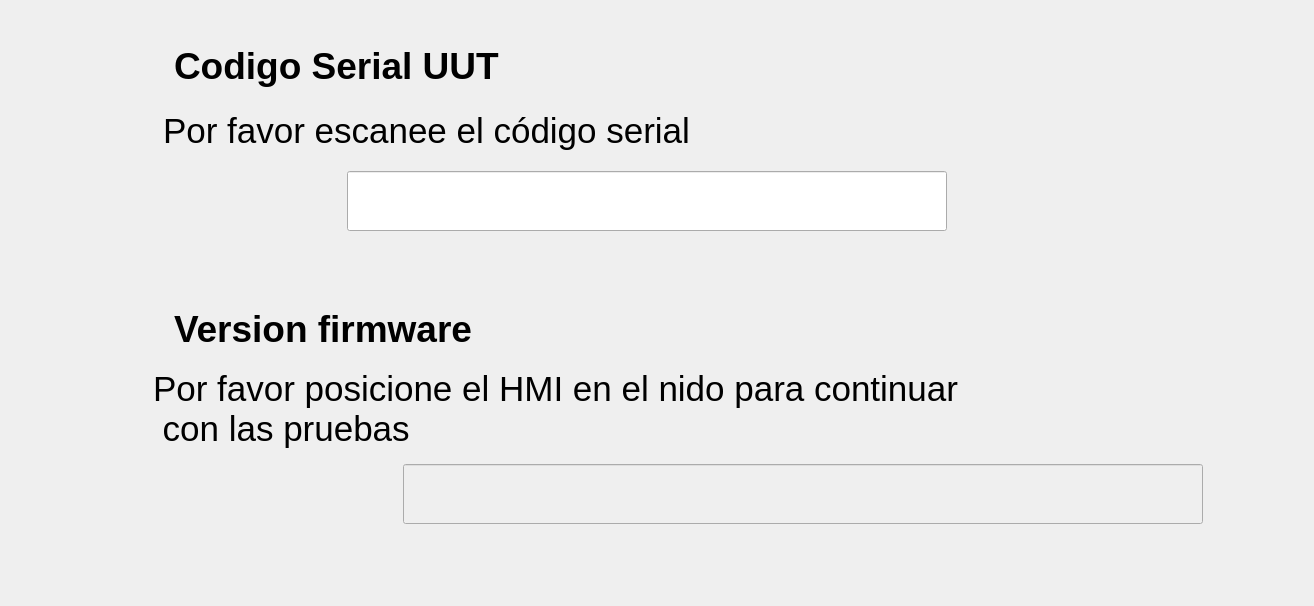
      <widget class="QWidget" name="page_5">
       <layout class="QGridLayout" name="gridLayout_3">
        <item row="0" column="0">
         <layout class="QVBoxLayout" name="verticalLayout_11">
          <property name="spacing">
           <number>15</number>
          </property>
          <property name="leftMargin">
           <number>30</number>
          </property>
          <property name="topMargin">
           <number>30</number>
          </property>
          <item>
           <layout class="QVBoxLayout" name="verticalLayout_12">
            <property name="topMargin">
             <number>0</number>
            </property>
            <item>
             <layout class="QHBoxLayout" name="horizontalLayout_11">
              <property name="leftMargin">
               <number>30</number>
              </property>
              <item>
               <widget class="QLabel" name="lblTest1">
                <property name="minimumSize">
                 <size>
                  <width>50</width>
                  <height>50</height>
                 </size>
                </property>
                <property name="maximumSize">
                 <size>
                  <width>60</width>
                  <height>60</height>
                 </size>
                </property>
                <property name="text">
                 <string/>
                </property>
                <property name="pixmap">
                 <pixmap resource="../resources/resources.qrc">:/resources/number-1 (1).png</pixmap>
                </property>
                <property name="scaledContents">
                 <bool>true</bool>
                </property>
               </widget>
              </item>
              <item>
               <spacer name="horizontalSpacer_30">
                <property name="orientation">
                 <enum>Qt::Horizontal</enum>
                </property>
                <property name="sizeType">
                 <enum>QSizePolicy::Fixed</enum>
                </property>
                <property name="sizeHint" stdset="0">
                 <size>
                  <width>28</width>
                  <height>20</height>
                 </size>
                </property>
               </spacer>
              </item>
              <item>
               <widget class="QLabel" name="lblCode">
                <property name="minimumSize">
                 <size>
                  <width>450</width>
                  <height>50</height>
                 </size>
                </property>
                <property name="maximumSize">
                 <size>
                  <width>16777215</width>
                  <height>50</height>
                 </size>
                </property>
                <property name="font">
                 <font>
                  <pointsize>28</pointsize>
                  <weight>75</weight>
                  <bold>true</bold>
                 </font>
                </property>
                <property name="text">
                 <string>Codigo Serial UUT</string>
                </property>
               </widget>
              </item>
              <item>
               <spacer name="horizontalSpacer_29">
                <property name="orientation">
                 <enum>Qt::Horizontal</enum>
                </property>
                <property name="sizeType">
                 <enum>QSizePolicy::Fixed</enum>
                </property>
                <property name="sizeHint" stdset="0">
                 <size>
                  <width>328</width>
                  <height>20</height>
                 </size>
                </property>
               </spacer>
              </item>
             </layout>
            </item>
            <item>
             <layout class="QHBoxLayout" name="horizontalLayout_23">
              <property name="spacing">
               <number>12</number>
              </property>
              <property name="leftMargin">
               <number>50</number>
              </property>
              <item>
               <widget class="QLabel" name="lblCode_3">
                <property name="minimumSize">
                 <size>
                  <width>50</width>
                  <height>50</height>
                 </size>
                </property>
                <property name="maximumSize">
                 <size>
                  <width>60</width>
                  <height>60</height>
                 </size>
                </property>
                <property name="text">
                 <string/>
                </property>
                <property name="pixmap">
                 <pixmap>:/resources/UX icons/informacion.png</pixmap>
                </property>
                <property name="scaledContents">
                 <bool>true</bool>
                </property>
                <property name="wordWrap">
                 <bool>false</bool>
                </property>
               </widget>
              </item>
              <item>
               <widget class="QLabel" name="label_2">
                <property name="minimumSize">
                 <size>
                  <width>560</width>
                  <height>30</height>
                 </size>
                </property>
                <property name="maximumSize">
                 <size>
                  <width>16777215</width>
                  <height>100</height>
                 </size>
                </property>
                <property name="font">
                 <font>
                  <pointsize>26</pointsize>
                 </font>
                </property>
                <property name="text">
                 <string>Por favor escanee el código serial </string>
                </property>
               </widget>
              </item>
              <item>
               <spacer name="horizontalSpacer_37">
                <property name="orientation">
                 <enum>Qt::Horizontal</enum>
                </property>
                <property name="sizeType">
                 <enum>QSizePolicy::Fixed</enum>
                </property>
                <property name="sizeHint" stdset="0">
                 <size>
                  <width>98</width>
                  <height>20</height>
                 </size>
                </property>
               </spacer>
              </item>
             </layout>
            </item>
            <item>
             <layout class="QHBoxLayout" name="horizontalLayout_22">
              <property name="spacing">
               <number>0</number>
              </property>
              <property name="leftMargin">
               <number>50</number>
              </property>
              <item>
               <widget class="QLabel" name="lblCode_2">
                <property name="minimumSize">
                 <size>
                  <width>50</width>
                  <height>50</height>
                 </size>
                </property>
                <property name="maximumSize">
                 <size>
                  <width>60</width>
                  <height>60</height>
                 </size>
                </property>
                <property name="text">
                 <string/>
                </property>
                <property name="pixmap">
                 <pixmap resource="../resources/resources.qrc">:/resources/barcode.png</pixmap>
                </property>
                <property name="scaledContents">
                 <bool>true</bool>
                </property>
                <property name="wordWrap">
                 <bool>false</bool>
                </property>
               </widget>
              </item>
              <item>
               <widget class="QLineEdit" name="txtSerialCode">
                <property name="minimumSize">
                 <size>
                  <width>600</width>
                  <height>50</height>
                 </size>
                </property>
                <property name="maximumSize">
                 <size>
                  <width>600</width>
                  <height>60</height>
                 </size>
                </property>
                <property name="font">
                 <font>
                  <pointsize>26</pointsize>
                 </font>
                </property>
                <property name="text">
                 <string/>
                </property>
               </widget>
              </item>
              <item>
               <widget class="QLabel" name="lblEnter_VerifyCode">
                <property name="minimumSize">
                 <size>
                  <width>60</width>
                  <height>60</height>
                 </size>
                </property>
                <property name="maximumSize">
                 <size>
                  <width>60</width>
                  <height>60</height>
                 </size>
                </property>
                <property name="cursor">
                 <cursorShape>PointingHandCursor</cursorShape>
                </property>
                <property name="toolTip">
                 <string>Verificar codigo</string>
                </property>
                <property name="text">
                 <string/>
                </property>
                <property name="pixmap">
                 <pixmap resource="../resources/resources.qrc">:/resources/enter.png</pixmap>
                </property>
                <property name="scaledContents">
                 <bool>true</bool>
                </property>
               </widget>
              </item>
              <item>
               <spacer name="horizontalSpacer_51">
                <property name="orientation">
                 <enum>Qt::Horizontal</enum>
                </property>
                <property name="sizeType">
                 <enum>QSizePolicy::Fixed</enum>
                </property>
                <property name="sizeHint" stdset="0">
                 <size>
                  <width>98</width>
                  <height>20</height>
                 </size>
                </property>
               </spacer>
              </item>
             </layout>
            </item>
            <item>
             <layout class="QHBoxLayout" name="horizontalLayout_13">
              <property name="spacing">
               <number>12</number>
              </property>
              <property name="leftMargin">
               <number>150</number>
              </property>
              <item>
               <widget class="QLabel" name="lblVerifySerialCode">
                <property name="minimumSize">
                 <size>
                  <width>560</width>
                  <height>30</height>
                 </size>
                </property>
                <property name="maximumSize">
                 <size>
                  <width>16777215</width>
                  <height>100</height>
                 </size>
                </property>
                <property name="font">
                 <font>
                  <pointsize>28</pointsize>
                  <weight>50</weight>
                  <bold>false</bold>
                 </font>
                </property>
                <property name="text">
                 <string/>
                </property>
               </widget>
              </item>
              <item>
               <spacer name="horizontalSpacer_36">
                <property name="orientation">
                 <enum>Qt::Horizontal</enum>
                </property>
                <property name="sizeHint" stdset="0">
                 <size>
                  <width>308</width>
                  <height>20</height>
                 </size>
                </property>
               </spacer>
              </item>
             </layout>
            </item>
           </layout>
          </item>
          <item>
           <layout class="QHBoxLayout" name="horizontalLayout_12">
            <property name="leftMargin">
             <number>30</number>
            </property>
            <item>
             <widget class="QLabel" name="lblTest1_2">
              <property name="minimumSize">
               <size>
                <width>50</width>
                <height>50</height>
               </size>
              </property>
              <property name="maximumSize">
               <size>
                <width>60</width>
                <height>60</height>
               </size>
              </property>
              <property name="text">
               <string/>
              </property>
              <property name="pixmap">
               <pixmap resource="../resources/resources.qrc">:/resources/number-2.png</pixmap>
              </property>
              <property name="scaledContents">
               <bool>true</bool>
              </property>
             </widget>
            </item>
            <item>
             <spacer name="horizontalSpacer_32">
              <property name="orientation">
               <enum>Qt::Horizontal</enum>
              </property>
              <property name="sizeType">
               <enum>QSizePolicy::Fixed</enum>
              </property>
              <property name="sizeHint" stdset="0">
               <size>
                <width>28</width>
                <height>20</height>
               </size>
              </property>
             </spacer>
            </item>
            <item>
             <widget class="QLabel" name="lblCode_4">
              <property name="minimumSize">
               <size>
                <width>450</width>
                <height>30</height>
               </size>
              </property>
              <property name="font">
               <font>
                <pointsize>28</pointsize>
                <weight>75</weight>
                <bold>true</bold>
               </font>
              </property>
              <property name="text">
               <string>Version firmware</string>
              </property>
             </widget>
            </item>
            <item>
             <spacer name="horizontalSpacer_31">
              <property name="orientation">
               <enum>Qt::Horizontal</enum>
              </property>
              <property name="sizeType">
               <enum>QSizePolicy::Fixed</enum>
              </property>
              <property name="sizeHint" stdset="0">
               <size>
                <width>328</width>
                <height>20</height>
               </size>
              </property>
             </spacer>
            </item>
           </layout>
          </item>
          <item>
           <layout class="QHBoxLayout" name="horizontalLayout_26">
            <property name="spacing">
             <number>12</number>
            </property>
            <property name="leftMargin">
             <number>50</number>
            </property>
            <item>
             <widget class="QLabel" name="lblCode_5">
              <property name="minimumSize">
               <size>
                <width>50</width>
                <height>50</height>
               </size>
              </property>
              <property name="maximumSize">
               <size>
                <width>60</width>
                <height>60</height>
               </size>
              </property>
              <property name="sizeIncrement">
               <size>
                <width>0</width>
                <height>0</height>
               </size>
              </property>
              <property name="text">
               <string/>
              </property>
              <property name="pixmap">
               <pixmap>:/resources/UX icons/informacion.png</pixmap>
              </property>
              <property name="scaledContents">
               <bool>true</bool>
              </property>
              <property name="wordWrap">
               <bool>false</bool>
              </property>
             </widget>
            </item>
            <item>
             <widget class="QLabel" name="label_7">
              <property name="minimumSize">
               <size>
                <width>1150</width>
                <height>30</height>
               </size>
              </property>
              <property name="maximumSize">
               <size>
                <width>1150</width>
                <height>100</height>
               </size>
              </property>
              <property name="font">
               <font>
                <pointsize>26</pointsize>
               </font>
              </property>
              <property name="text">
               <string>Por favor posicione el HMI en el nido para continuar
 con las pruebas</string>
              </property>
             </widget>
            </item>
           </layout>
          </item>
          <item>
           <layout class="QHBoxLayout" name="horizontalLayout_24">
            <property name="spacing">
             <number>12</number>
            </property>
            <property name="leftMargin">
             <number>80</number>
            </property>
            <item>
             <widget class="QLabel" name="lblCode_7">
              <property name="minimumSize">
               <size>
                <width>60</width>
                <height>60</height>
               </size>
              </property>
              <property name="maximumSize">
               <size>
                <width>70</width>
                <height>70</height>
               </size>
              </property>
              <property name="text">
               <string/>
              </property>
              <property name="pixmap">
               <pixmap resource="../resources/resources.qrc">:/resources/pcb-board.png</pixmap>
              </property>
              <property name="scaledContents">
               <bool>true</bool>
              </property>
              <property name="wordWrap">
               <bool>false</bool>
              </property>
             </widget>
            </item>
            <item>
             <widget class="QLineEdit" name="txtFirmware">
              <property name="enabled">
               <bool>false</bool>
              </property>
              <property name="minimumSize">
               <size>
                <width>800</width>
                <height>50</height>
               </size>
              </property>
              <property name="maximumSize">
               <size>
                <width>800</width>
                <height>60</height>
               </size>
              </property>
              <property name="font">
               <font>
                <pointsize>14</pointsize>
               </font>
              </property>
             </widget>
            </item>
           </layout>
          </item>
          <item>
           <layout class="QHBoxLayout" name="horizontalLayout_25">
            <property name="spacing">
             <number>12</number>
            </property>
            <property name="leftMargin">
             <number>150</number>
            </property>
            <item>
             <widget class="QLabel" name="lblVerifyFirmware">
              <property name="minimumSize">
               <size>
                <width>560</width>
                <height>30</height>
               </size>
              </property>
              <property name="maximumSize">
               <size>
                <width>16777215</width>
                <height>100</height>
               </size>
              </property>
              <property name="font">
               <font>
                <pointsize>28</pointsize>
                <weight>50</weight>
                <bold>false</bold>
               </font>
              </property>
              <property name="text">
               <string/>
              </property>
             </widget>
            </item>
            <item>
             <spacer name="horizontalSpacer_33">
              <property name="orientation">
               <enum>Qt::Horizontal</enum>
              </property>
              <property name="sizeHint" stdset="0">
               <size>
                <width>308</width>
                <height>20</height>
               </size>
              </property>
             </spacer>
            </item>
           </layout>
          </item>
          <item>
           <spacer name="verticalSpacer_27">
            <property name="orientation">
             <enum>Qt::Vertical</enum>
            </property>
            <property name="sizeType">
             <enum>QSizePolicy::Fixed</enum>
            </property>
            <property name="sizeHint" stdset="0">
             <size>
              <width>20</width>
              <height>13</height>
             </size>
            </property>
           </spacer>
          </item>
         </layout>
        </item>
       </layout>
      </widget>
